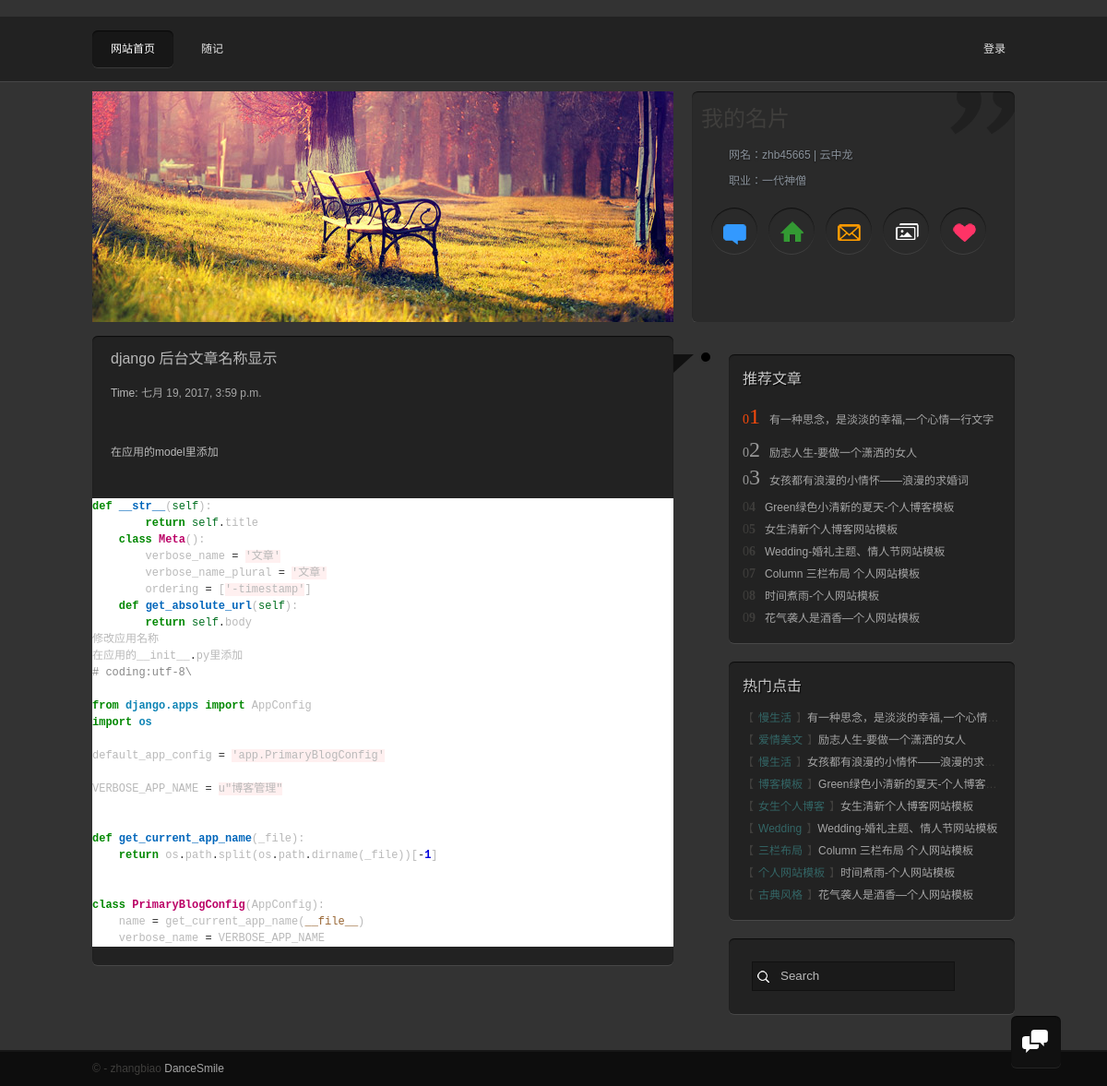
The app's page /12/ with its own data.
### app/models.py (models this page shows, shortened)
class BlogPost(models.Model):
    title = models.CharField(max_length = 150)#标题
    body = models.TextField()#正文
    timestamp = models.DateTimeField()#时间
    class Meta():
        verbose_name = '文章'
        verbose_name_plural = '文章'
        ordering = ['-timestamp']

### app/views.py (the view)
# urls.py: url(r'^(?P<id>\d+)/$', app.views.detail, name='detail'),
def detail(request,id):
    try:
        post = BlogPost.objects.get(id=str(id))
    except:
        raise Http404
    return render(
        request,
        'app/post.html',
        {
            'title':'博文',
            'post':post,
            }
        )

### app/templatetags/custom_markdown.py (called while the page is built)
@register.filter(is_safe=True)  #注册template filter
@stringfilter  #希望字符串作为参数
def custom_markdown(value):
    return mark_safe(markdown.markdown(value,
        extensions = ['markdown.extensions.fenced_code', 'markdown.extensions.codehilite'],
        safe_mode=True,
        enable_attributes=True))

### app/templates/app/post.html (shortened to what this page needs)
{% extends "app/layout.html" %}
{% load custom_markdown %}
{% load staticfiles %}
{% block content %}
{% load threadedcomments_tags %}
<div id="mainbody">
<div class="blogs">
    <ul class="bloglist">
        <div class="arrow_box">
           <div class="ti"></div>
          <div class="ci"></div>
            <h2 class="title">
                {{post.title}}
            </h2>
            <p class="post-meta">
                Time:<a class="post-author" href="#">
                {{post.timestamp}}</a>
            </p>
        <div>
            <p class="textinfo">
                {{ post.body|custom_markdown |linebreaksbr }}
            </p>
        </div>
            </div>
        </ul>
    <aside>
      <div class="tuijian">
        <h2>推荐文章</h2>
        <ol>
          <li><span><strong>1</strong></span><a href="/">有一种思念，是淡淡的幸福,一个心情一行文字</a></li>
          <li><span><strong>2</strong></span><a href="/">励志人生-要做一个潇洒的女人</a></li>
          <li><span><strong>3</strong></span><a href="/">女孩都有浪漫的小情怀——浪漫的求婚词</a></li>
          <li><span><strong>4</strong></span><a href="/">Green绿色小清新的夏天-个人博客模板</a></li>
          <li><span><strong>5</strong></span><a href="/">女生清新个人博客网站模板</a></li>
          <li><span><strong>6</strong></span><a href="/">Wedding-婚礼主题、情人节网站模板</a></li>
          <li><span><strong>7</strong></span><a href="/">Column 三栏布局 个人网站模板</a></li>
          <li><span><strong>8</strong></span><a href="/">时间煮雨-个人网站模板</a></li>
          <li><span><strong>9</strong></span><a href="/">花气袭人是酒香—个人网站模板</a></li>
        </ol>
      </div>
      <div class="clicks">
        <h2>热门点击</h2>
        <ol>
          <li><span><a href="/">慢生活</a></span><a href="/">有一种思念，是淡淡的幸福,一个心情一行文字</a></li>
          <li><span><a href="/">爱情美文</a></span><a href="/">励志人生-要做一个潇洒的女人</a></li>
          <li><span><a href="/">慢生活</a></span><a href="/">女孩都有浪漫的小情怀——浪漫的求婚词</a></li>
          <li><span><a href="/">博客模板</a></span><a href="/">Green绿色小清新的夏天-个人博客模板</a></li>
          <li><span><a href="/">女生个人博客</a></span><a href="/">女生清新个人博客网站模板</a></li>
          <li><span><a href="/">Wedding</a></span><a href="/">Wedding-婚礼主题、情人节网站模板</a></li>
          <li><span><a href="/">三栏布局</a></span><a href="/">Column 三栏布局 个人网站模板</a></li>
          <li><span><a href="/">个人网站模板</a></span><a href="/">时间煮雨-个人网站模板</a></li>
          <li><span><a href="/">古典风格</a></span><a href="/">花气袭人是酒香—个人网站模板</a></li>
        </ol>
      </div>
      <div class="search">
        <form class="searchform" method="get" action="#">
          <input type="text" name="s" value="Search" onfocus="this.value=''" onblur="this.value='Search'">
        </form>
      </div>
      </aside>
    </div>
</div>
{% endblock %}

### app/static/app/content/styles.css (style rules this page uses)
* { margin: 0; padding: 0 }
body { font: 12px "宋体", "Arial Narrow", HELVETICA; color: #3F3E3C; line-height: 1.5; background: #333; }
h1, h2, h3, h4, h5, h6 { font-weight: normal; }
p { word-wrap: break-word }
ul, ol { list-style: none; }
a { color: #a6a6a6; text-decoration: none; transition: All 1s ease; -webkit-transition: All 1s ease; -moz-transition: All 1s ease; -ms-transition: All 1s ease; -o-transition: All 1s ease; }
#mainbody { width: 100%; border-top: #000 0px solid; clear: both; overflow: hidden; }
.blogs { width: 1000px; margin: 0 auto 20px; }
.bloglist { width: 666px; float: left; }
.arrow_box { background: #222; box-shadow: 0px 1px 0px rgba(255,255,255,.1), inset 0px 1px 1px rgba(0,0,0,.7); width: 630px; color: #b9b9b9; border-radius: 6px; position: relative }
.ti { width: 0px; height: 0px; border-style: solid; border-width: 0px 0 20px 22px; border-color: transparent transparent transparent #111; position: absolute; left: 630px; top: 20px; }
.ci { width: 10px; height: 10px; border-radius: 50%; position: absolute; left: 658px; top: 16px; background: #000; border: 2px solid #333; }
.arrow_box h2.title { padding: 0 0 0 20px; font: 16px/50px "微软雅黑", "Microsoft YaHei", Arial, Helvetica, sans-serif }
.textinfo { overflow: hidden; }
.arrow_box p { line-height: 24px; padding: 0 20px 20px }
aside { width: 310px; float: right; margin: 20px 0; }
aside h2, footer h2 { font-size: 16px; margin-bottom: 10px; text-shadow: #000 1px 1px 1px; color: #ccc }
aside div { box-shadow: 0px 1px 0px rgba(255,255,255,.1), inset 0px 1px 1px rgba(0,0,0,.7); border-radius: 6px; padding: 15px; background: #222; margin-bottom: 20px; overflow: hidden; }
.tuijian li, .clicks li { white-space: nowrap; text-overflow: ellipsis; overflow: hidden }
.tuijian li span:before { content: "0"; }
.tuijian li span { margin-right: 10px; font-size: 14px; font-family: "微软雅黑"; }
.tuijian li:nth-child(-n+3) span { width: 39px; color: #999 }
.tuijian li:nth-child(-n+3) strong { font-size: 24px; font-weight: normal; }
.tuijian li:first-child span { color: #f8490b; }
.tuijian li:nth-child(n+3) { line-height: 24px }
.tuijian li:nth-child(4) { margin: 5px 0 0 0 }
.clicks li { line-height: 24px; }
.clicks li span:before { content: "【"; }
.clicks li span:after { content: "】"; }
.clicks li span a { padding: 0 5px; color: #366 }
.searchform { overflow: hidden; padding: 10px; }
.searchform input { background: rgba(0, 0, 0, 0.25) url(../images/icons.png) no-repeat 3px -318px; border: 1px solid #111; width: 220px; line-height: 30px; color: #b9b9b9; padding-left: 30px; }

### app/static/app/content/colorful.css (style rules this page uses)
.codehilite { background: #ffffff; }
.codehilite .k { color: #008800; font-weight: bold }
.codehilite .o { color: #333333 }
.codehilite .c1 { color: #888888 }
.codehilite .kn { color: #008800; font-weight: bold }
.codehilite .nc { color: #BB0066; font-weight: bold }
.codehilite .nf { color: #0066BB; font-weight: bold }
.codehilite .nn { color: #0e84b5; font-weight: bold }
.codehilite .w { color: #bbbbbb }
.codehilite .mi { color: #0000DD; font-weight: bold }
.codehilite .sa { background-color: #fff0f0 }
.codehilite .s2 { background-color: #fff0f0 }
.codehilite .s1 { background-color: #fff0f0 }
.codehilite .bp { color: #007020 }
.codehilite .fm { color: #0066BB; font-weight: bold }
.codehilite .vm { color: #996633 }

### records on screen
BlogPost: title "django 后台文章名称显示", timestamp "七月 19, 2017, 3:59 p.m.", body|custom_markdown "在应用的model里添加 def __str__ ( self ): return self . title class Meta (): verbose_name = '文章' verbose_name_plural = '文章' ordering = [ '-timestamp' ] def get_absolute_url ( self ): return self . body 修改应用名称 在应用的__init__ . py里添加 # coding:utf-8\\ from django.apps import AppConfig import os default_app_config = 'app.PrimaryBlogConfig' VERBOSE_APP_NAME = u \"博客管理\" def get_current_app_name ( _file ): return os . path . split ( os . path . dirname ( _file ))[ - 1 ] class PrimaryBlogConfig ( AppConfig ): name = get_current_app_name ( __file__ ) verbose_name = VERBOSE_APP_NAME"
